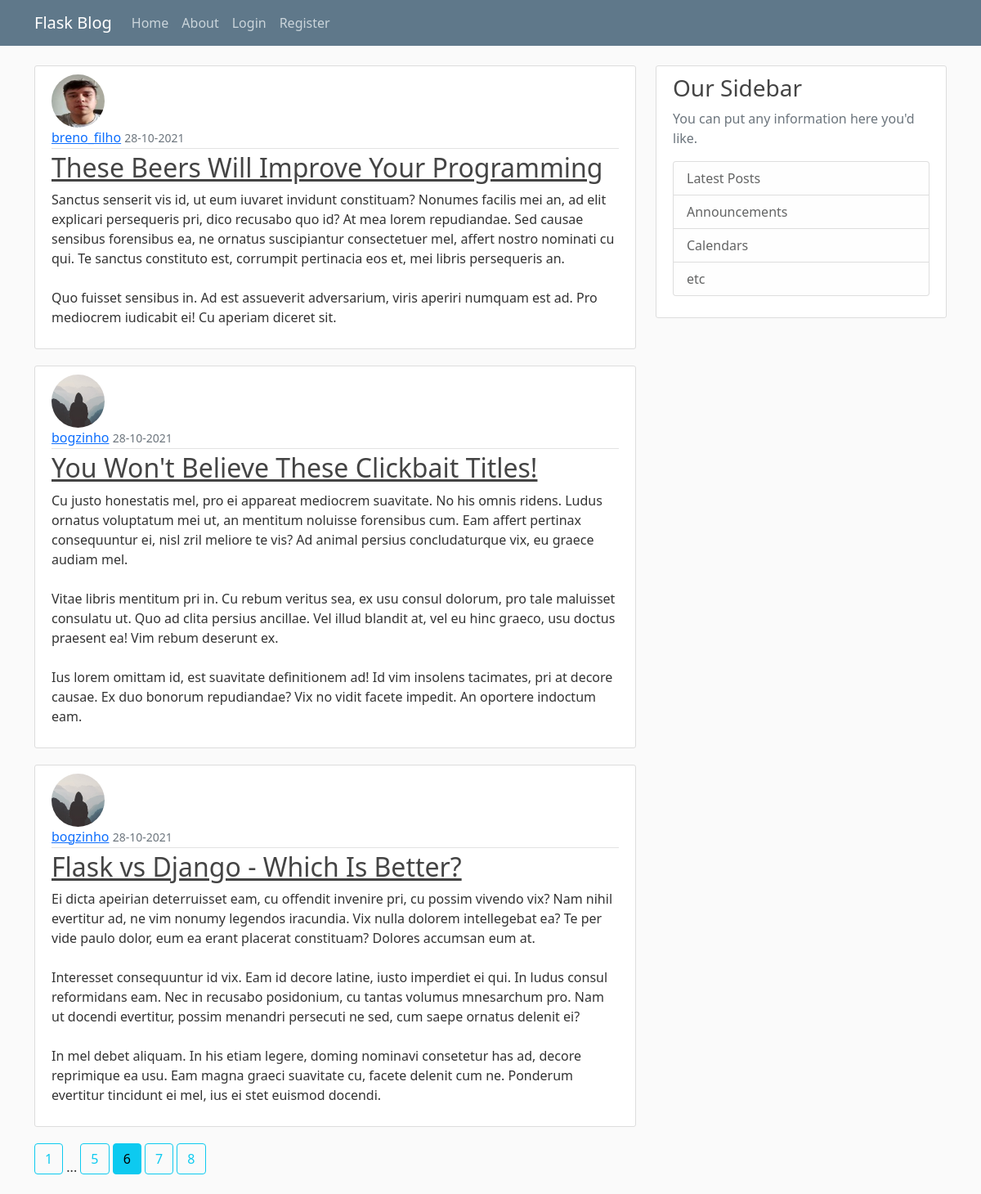
Screenshot of /home?page=6 with the database file from the repository.
### mainapp/models.py (models this page shows, shortened)
class Post(db.Model):
    id = db.Column(db.Integer, primary_key=True)
    title = db.Column(db.String(100), nullable=False)
    date_posted = db.Column(db.DateTime, nullable=False,
                            default=datetime.utcnow)
    content = db.Column(db.Text, nullable=False)
    user_id = db.Column(db.Integer, db.ForeignKey('user.id'), nullable=False)

class User(db.Model, UserMixin):
    id = db.Column(db.Integer, primary_key=True)
    username = db.Column(db.String(20), unique=True, nullable=False)
    email = db.Column(db.String(120), unique=True, nullable=False)
    image_file = db.Column(db.String(20),
                           nullable=False, default='default.jpg')
    password = db.Column(db.String(60), nullable=False)
    posts = db.relationship('Post', backref='author', lazy=True)

### mainapp/main/routes.py (the view)
@main.route('/')
@main.route('/home')
def home():
    page = request.args.get('page', 1, type=int)
    posts = Post.query.order_by(Post.date_posted.desc())\
        .paginate(page=page, per_page=3)
    return render_template('home.html', posts=posts, title='Home')

### mainapp/templates/home.html
{% extends "base.html" %}
{% block content %}
    {% for post in posts.items %}
        <article class="media content-section">
            <img src="{{ url_for('static', filename='profile_pics/' + post.author.image_file) }}" class="rounded-circle article-img">
            <div class="media-body">
            <div class="article-metadata">
                <a class="mr-2" href="{{ url_for('users.user_posts', username=post.author.username) }}">{{ post.author.username }}</a>
                <small class="text-muted">{{ post.date_posted.strftime('%d-%m-%Y') }}</small>
            </div>
            <h2><a class="article-title" href="{{ url_for('posts.post', post_id=post.id) }}">{{ post.title }}</a></h2>
            <p class="article-content">{{ post.content }}</p>
            </div>
        </article>
    {% endfor %}
    {% for page_num in posts.iter_pages(left_edge=1, right_edge=1, left_current=1, right_current=2) %}
        {% if page_num %}
         {% if posts.page == page_num %}
            <a class="btn btn-info mb-4" href="{{ url_for('main.home', page=page_num) }}">{{ page_num }}</a>
        {% else %}
            <a class="btn btn-outline-info mb-4" href="{{ url_for('main.home', page=page_num) }}">{{ page_num }}</a>
        {% endif %}
        {% else %}
        ...
        {% endif %}
    {% endfor %}
{% endblock content %}

### mainapp/static/main.css (style rules this page uses)
body { background: #fafafa; color: #333333; margin-top: 5rem; }
h1, h2, h3, h4, h5, h6 { color: #444444; }
.content-section { background: #ffffff; padding: 10px 20px; border: 1px solid #dddddd; border-radius: 3px; margin-bottom: 20px; }
.article-title { color: #444444; }
.article-content { white-space: pre-line; }
.article-img { height: 65px; width: 65px; margin-right: 16px; }
.article-metadata { padding-bottom: 1px; margin-bottom: 4px; border-bottom: 1px solid #e3e3e3 }

### rows the page displays
Post: image_file (picture), author.username "breno_filho", date_posted "28-10-2021", title "These Beers Will Improve Your Programming", content "Sanctus senserit vis id, ut eum iuvaret invidunt constituam? Nonumes facilis mei an, ad elit explicari persequeris pri, dico recusabo quo id? At mea lorem repudiandae. Sed causae sensibus forensibus ea, ne ornatus suscipiantur consectetuer mel, affert nostro nominati cu qui. Te sanctus constituto est, corrumpit pertinacia eos et, mei libris persequeris an. Quo fuisset sensibus in. Ad est assueverit adversarium, viris aperiri numquam est ad. Pro mediocrem iudicabit ei! Cu aperiam diceret sit."
Post: image_file (placeholder picture), author.username "bogzinho", date_posted "28-10-2021", title "You Won't Believe These Clickbait Titles!", content "Cu justo honestatis mel, pro ei appareat mediocrem suavitate. No his omnis ridens. Ludus ornatus voluptatum mei ut, an mentitum noluisse forensibus cum. Eam affert pertinax consequuntur ei, nisl zril meliore te vis? Ad animal persius concludaturque vix, eu graece audiam mel. Vitae libris mentitum pri in. Cu rebum veritus sea, ex usu consul dolorum, pro tale maluisset consulatu ut. Quo ad clita persius ancillae. Vel illud blandit at, vel eu hinc graeco, usu doctus praesent ea! Vim rebum deserunt ex. Ius lorem omittam id, est suavitate definitionem ad! Id vim insolens tacimates, pri at decore causae. Ex duo bonorum repudiandae? Vix no vidit facete impedit. An oportere indoctum eam."
Post: image_file (placeholder picture), author.username "bogzinho", date_posted "28-10-2021", title "Flask vs Django - Which Is Better?", content "Ei dicta apeirian deterruisset eam, cu offendit invenire pri, cu possim vivendo vix? Nam nihil evertitur ad, ne vim nonumy legendos iracundia. Vix nulla dolorem intellegebat ea? Te per vide paulo dolor, eum ea erant placerat constituam? Dolores accumsan eum at. Interesset consequuntur id vix. Eam id decore latine, iusto imperdiet ei qui. In ludus consul reformidans eam. Nec in recusabo posidonium, cu tantas volumus mnesarchum pro. Nam ut docendi evertitur, possim menandri persecuti ne sed, cum saepe ornatus delenit ei? In mel debet aliquam. In his etiam legere, doming nominavi consetetur has ad, decore reprimique ea usu. Eam magna graeci suavitate cu, facete delenit cum ne. Ponderum…"

### other values shown
{{ page_num }} "1" "5" "7" "8"
{{ page_num }} "6"
